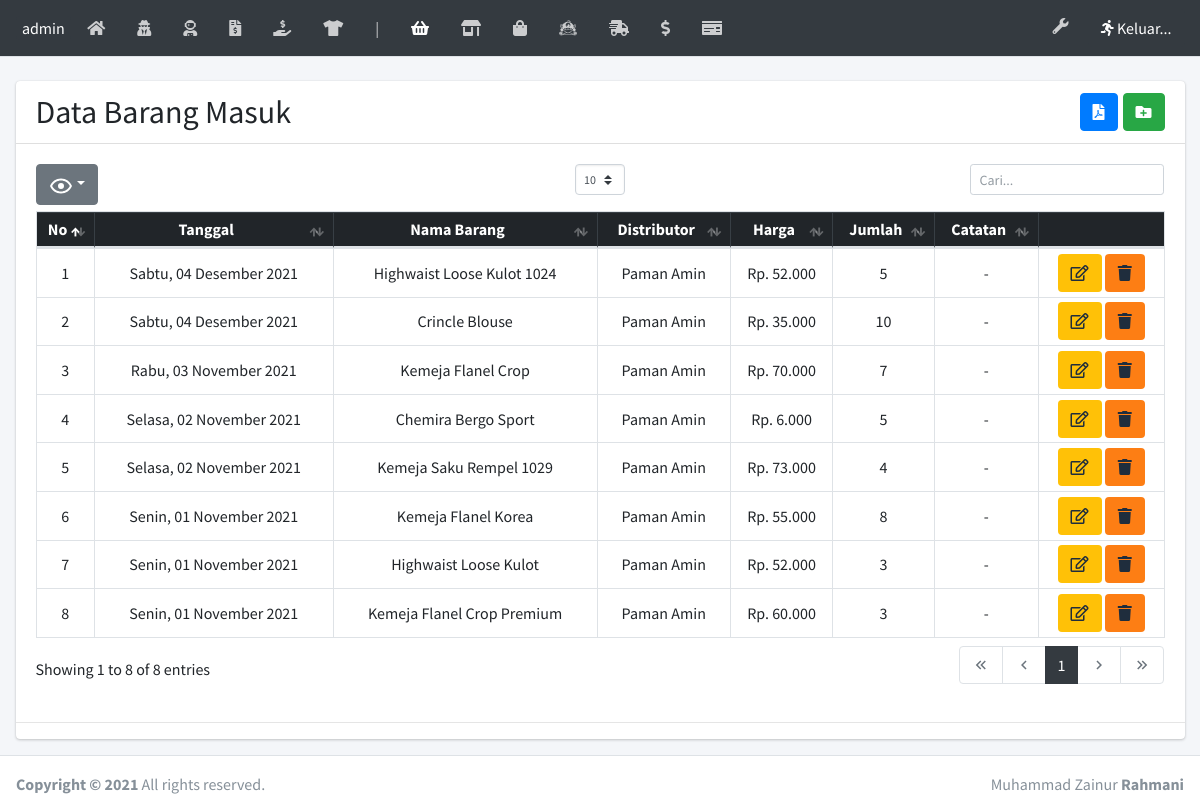
Page /laman/tanammasuk.php on the committed database.
### tables this page shows
CREATE TABLE `tanammasuk` (
  `idtanammasuk` int(5) NOT NULL,
  `idtanam` int(5) NOT NULL,
  `tgl` date NOT NULL,
  `jumlah` int(5) NOT NULL,
  `hargamasuk` float NOT NULL,
  `sumber` varchar(80) NOT NULL,
  `catatan` text NOT NULL
);

CREATE TABLE `tanam` (
  `idtanam` int(5) NOT NULL,
  `namatanam` varchar(80) NOT NULL,
  `kategori` varchar(30) NOT NULL,
  `modal` float NOT NULL,
  `harga` float NOT NULL,
  `deskripsi` text NOT NULL,
  `gambar` text NOT NULL,
  `stok` int(4) NOT NULL,
  `harga_r` float NOT NULL,
  `terjual` int(10) NOT NULL,
  `cekflash` int(1) NOT NULL
);

### tgl_indo.php (called while the page is built, shortened)
<?php
    function haribulantahun($tanggalnya, $cetak_hari = false){
        $hari = array(
            1 => 'Senin','Selasa','Rabu','Kamis','Jumat','Sabtu','Minggu'
        );
        $bulan = array(
            1 => 'Januari','Februari','Maret','April','Mei','Juni','Juli','Agustus','September','Oktober','November','Desember'
        );
        $split = explode('-', $tanggalnya);
        $tglkutang = $split[2]. ' '. $bulan[ (int)$split[1] ] . ' '. $split[0];
        if($cetak_hari){
            $num = date('N', strtotime($tanggalnya));
            return $hari[$num] . ', ' . $tglkutang;
        }
        return $tglkutang;
    }
?>

### laman/tanammasuk.php (the view, shortened to what this page needs)
<?php require('headernya.php');  error_reporting(0); ?>
  <div class="content-wrapper">
    <br>
    <section class="content">
      <div class="container-fluid">
        <div class="row">
          <div class="col-12">
            <div class="card">
              <div class="card-header">
                <h2 style="display:inline;">Data Barang Masuk</h2>
                <button style="float: right;margin-left: 5px" class="btn btn-success" type="button" data-toggle="tooltip" data-placement="bottom" title="Tambah"><a href="tanammasuk_input.php" class="text-white"><i class="fas fa-folder-plus"></i></a>
                </button>
                <button style="float: right" class="btn btn-primary" type="button" data-toggle="modal" data-target="#modal-sm" title="Cetak"><i class="fas fa-file-pdf"></i></button>
              </div>
              <div class="card-body">
                <table id="dataTables" class="table table-bordered table-hover table-sm">
                  <thead class="table-dark">
                    <tr class="text-center">
                        <th>No</th>
                        <th>Tanggal</th>
                        <th>Nama Barang</th>
                        <th>Distributor</th>
                        <th>Harga</th>
                        <th>Jumlah</th>
                        <th>Catatan</th>
                        <th class="hide"></th>
                    </tr>
                  </thead>
                  <tbody>
                    <?php
                      $no = 1;
                      $query = mysqli_query($kon, "SELECT * FROM tanammasuk INNER JOIN tanam ON tanammasuk.idtanam = tanam.idtanam ORDER BY tgl DESC");
                      while($data = mysqli_fetch_array($query)){
                        ?>
                          <tr class="text-center">
                          <td><?= $no++ ?></td>
                          <td><?= haribulantahun($data['tgl'],true)?></td>
                          <td><?= $data['namatanam'] ?></td>
                          <td><?= $data['sumber'] ?></td>
                          <td>Rp. <?= number_format($data['hargamasuk'],0,',','.') ?> </td>
                          <td><?= $data['jumlah'] ?></td>
                          <td><?= $data['catatan'] ?></td>
                          <td>
                            <button class="btn bg-warning" type="button"><a href="tanammasuk_edit.php?idtanammasuk=<?= $data['idtanammasuk'] ?>" class="text-white"><i class="far fa-edit"></i></a></button>
                            <button class="btn bg-orange" onclick="yakin = confirm('Apakah Kamu yakin ingin Menghapus?'); if(yakin){ window.location = 'hapus.php?idtanammasuk=<?= $data['idtanammasuk'] ?>';
                              }" type="button"><i class="fas fa-trash"></i></button>
                          </td>
                        <?php
                      }
                    ?>
                  </tbody>
                </table>
              </div>
              <hr>
            </div>
          </div>
        </div>
      </div>
    </section>
  </div>
<?php require('footernya.php') ?>

### rows in the picture
tanammasuk: tgl "Sabtu, 04 Desember 2021", idtanam.namatanam "Highwaist Loose Kulot 1024", sumber "Paman Amin", hargamasuk "52.000", jumlah "5", catatan "-"
tanammasuk: tgl "Sabtu, 04 Desember 2021", idtanam.namatanam "Crincle Blouse", sumber "Paman Amin", hargamasuk "35.000", jumlah "10", catatan "-"
tanammasuk: tgl "Rabu, 03 November 2021", idtanam.namatanam "Kemeja Flanel Crop", sumber "Paman Amin", hargamasuk "70.000", jumlah "7", catatan "-"
tanammasuk: tgl "Selasa, 02 November 2021", idtanam.namatanam "Chemira Bergo Sport", sumber "Paman Amin", hargamasuk "6.000", jumlah "5", catatan "-"
tanammasuk: tgl "Selasa, 02 November 2021", idtanam.namatanam "Kemeja Saku Rempel 1029", sumber "Paman Amin", hargamasuk "73.000", jumlah "4", catatan "-"
tanammasuk: tgl "Senin, 01 November 2021", idtanam.namatanam "Kemeja Flanel Korea", sumber "Paman Amin", hargamasuk "55.000", jumlah "8", catatan "-"
tanammasuk: tgl "Senin, 01 November 2021", idtanam.namatanam "Highwaist Loose Kulot", sumber "Paman Amin", hargamasuk "52.000", jumlah "3", catatan "-"
tanammasuk: tgl "Senin, 01 November 2021", idtanam.namatanam "Kemeja Flanel Crop Premium", sumber "Paman Amin", hargamasuk "60.000", jumlah "3", catatan "-"
